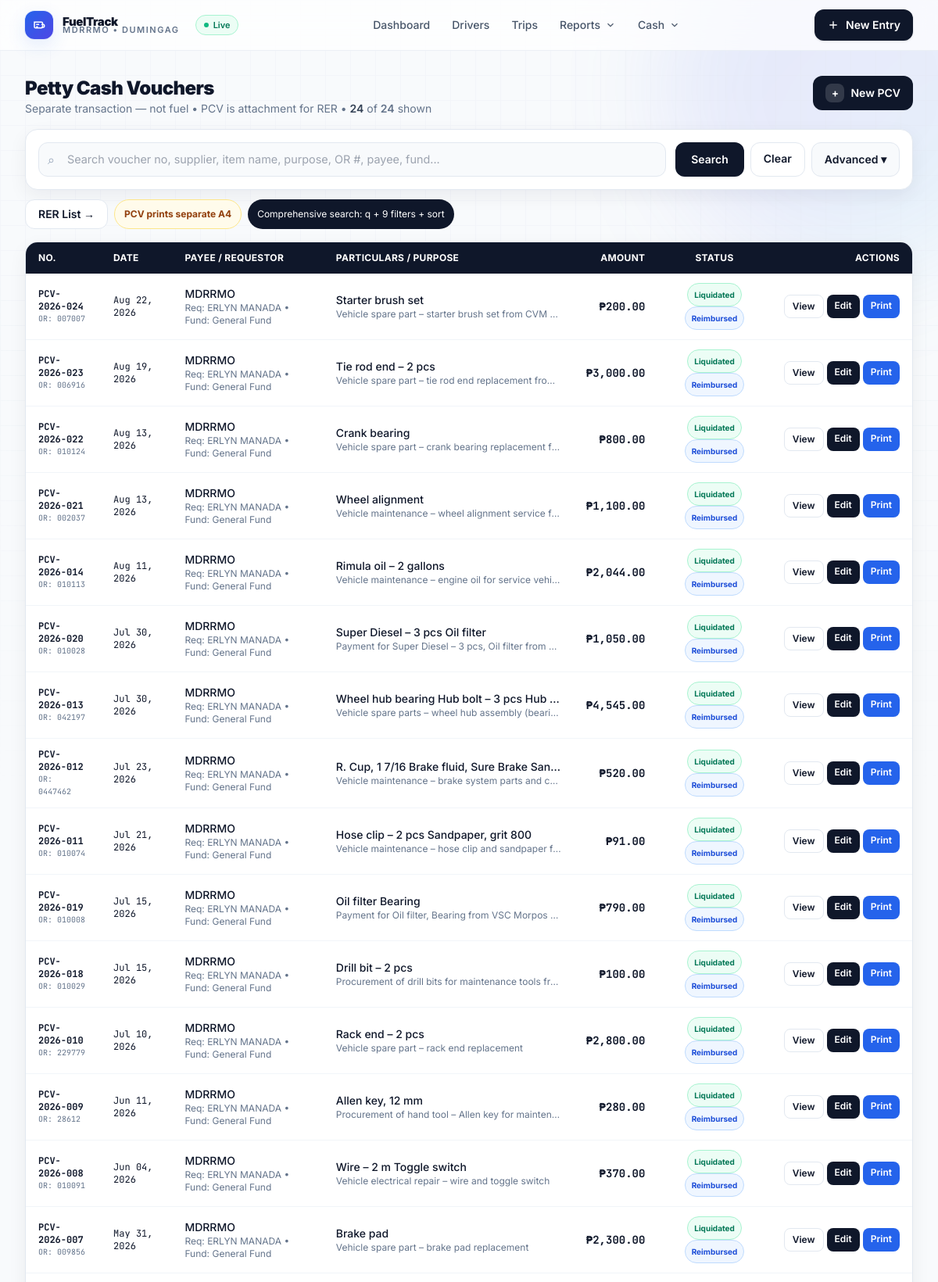
The app's page /pcv/ (upper part) with its own data.
### fuel/models.py (models this page shows, shortened)
class PettyCashVoucher(models.Model):
    voucher_no = models.CharField(max_length=50, blank=True, help_text="PCV No.")
    voucher_date = models.DateField(default=date.today)
    fund = models.CharField(max_length=100, blank=True, default="")
    fpp = models.CharField(max_length=100, blank=True, verbose_name="FPP")
    payee_office = models.CharField(max_length=150, default="MDRRMO")
    address = models.CharField(max_length=255, default="Dumingag, Zamboanga del Sur")
    particulars = models.TextField(blank=True, help_text="Particulars (one per line or free text)")
    amount = models.DecimalField(max_digits=12, decimal_places=2, default=0)
    purpose = models.TextField(blank=True)
    requested_by_name = models.CharField(max_length=150, blank=True)
    approved_by_name = models.CharField(max_length=150, default="JHUNAX L. CARDOZA")
    paid_by_name = models.CharField(max_length=150, default="JHUNAX L. CARDOZA")
    cash_received_by_name = models.CharField(max_length=150, blank=True)
    total_amount_granted = models.DecimalField(max_digits=12, decimal_places=2, null=True, blank=True)
    total_amount_paid_per_or = models.DecimalField(max_digits=12, decimal_places=2, null=True, blank=True)
    or_invoice_no = models.CharField(max_length=100, blank=True)
    amount_refunded = models.DecimalField(max_digits=12, decimal_places=2, null=True, blank=True)
    received_refund = models.BooleanField(default=False)
    reimbursement_paid = models.BooleanField(default=False)
    liquidation_submitted = models.BooleanField(default=False)
    reimbursement_received_by = models.CharField(max_length=150, blank=True)
    created_at = models.DateTimeField(auto_now_add=True)
    updated_at = models.DateTimeField(auto_now=True)
    class Meta:
        ordering = ['-voucher_date', '-id']
        verbose_name = "Petty Cash Voucher"
        verbose_name_plural = "Petty Cash Vouchers"

### fuel/views.py (the view, shortened to what this page needs)
# urls.py: path('pcv/', views.PettyCashVoucherListView.as_view(), name='pcv_list'),
class PettyCashVoucherListView(ListView):
    model = PettyCashVoucher
    template_name = 'fuel/pcv_list.html'
    context_object_name = 'vouchers'
    paginate_by = 20
    def get_queryset(self):
        qs = PettyCashVoucher.objects.all()
        q = self.request.GET.get('q', '').strip()
        voucher_no = self.request.GET.get('voucher_no', '').strip()
        date_from = self.request.GET.get('date_from', '').strip()
        date_to = self.request.GET.get('date_to', '').strip()
        amount_min = self.request.GET.get('amount_min', '').strip()
        amount_max = self.request.GET.get('amount_max', '').strip()
        supplier = self.request.GET.get('supplier', '').strip()
        or_no = self.request.GET.get('or_no', '').strip()
        fund = self.request.GET.get('fund', '').strip()
        status = self.request.GET.get('status', '').strip()
        sort = self.request.GET.get('sort', '').strip()
        if voucher_no:
            qs = qs.filter(voucher_no__icontains=voucher_no)
        if or_no:
            qs = qs.filter(or_invoice_no__icontains=or_no)
        if fund:
            qs = qs.filter(fund__icontains=fund)
        if date_from:
            try:
                qs = qs.filter(voucher_date__gte=date_from)
            except Exception:
                pass
        if date_to:
            try:
                qs = qs.filter(voucher_date__lte=date_to)
            except Exception:
                pass
        if amount_min:
            try:
                qs = qs.filter(amount__gte=Decimal(amount_min.replace(',', '').replace('₱','')))
            except Exception:
                pass
        if amount_max:
            try:
                qs = qs.filter(amount__lte=Decimal(amount_max.replace(',', '').replace('₱','')))
            except Exception:
                pass
        if status == 'liquidated':
            qs = qs.filter(liquidation_submitted=True)
        elif status == 'reimbursed':
            qs = qs.filter(reimbursement_paid=True)
        elif status == 'pending':
            qs = qs.filter(liquidation_submitted=False, reimbursement_paid=False)
        elif status == 'refunded':
            qs = qs.filter(received_refund=True)
        if sort == 'amount_asc':
            qs = qs.order_by('amount', '-voucher_date', '-id')
        elif sort == 'amount_desc':
            qs = qs.order_by('-amount', '-voucher_date', '-id')
        elif sort == 'date_asc':
            qs = qs.order_by('voucher_date', 'id')
        elif sort == 'no_asc':
            qs = qs.order_by('voucher_no')
        elif sort == 'no_desc':
            qs = qs.order_by('-voucher_no')
        else:
            qs = qs.order_by('-voucher_date', '-id')
        return qs
    def get_context_data(self, **kwargs):
        ctx = super().get_context_data(**kwargs)
        ctx['funds'] = PettyCashVoucher.objects.exclude(fund='').values_list('fund', flat=True).distinct().order_by('fund')
        params = self.request.GET.copy()
        params.pop('page', None)
        ctx['query_string'] = params.urlencode()
        ctx['total_count'] = PettyCashVoucher.objects.count()
        try:
            ctx['filtered_count'] = self.get_queryset().count()
        except Exception:
            ctx['filtered_count'] = ctx['total_count']
        return ctx

### templates/fuel/pcv_list.html (shortened to what this page needs)
{% extends "base.html" %}
{% load humanize %}
{% block content %}
<div class="flex flex-wrap items-start justify-between gap-4">
    <div>
        <h1 class="text-2xl font-black tracking-tight">Petty Cash Vouchers</h1>
        <p class="text-sm text-slate-500">Separate transaction — not fuel • PCV is attachment for RER • <span class="font-semibold text-slate-700">{{ filtered_count }}</span> of <span class="font-semibold">{{ total_count }}</span> shown</p>
    </div>
    <a href="{% url 'pcv_new' %}" class="inline-flex items-center gap-2 rounded-xl bg-slate-900 px-4 py-2.5 text-sm font-semibold text-white hover:bg-black">
        <span class="h-6 w-6 rounded-lg bg-white/15 grid place-items-center">+</span> New PCV
    </a>
</div>
<form method="get" class="mt-4 rounded-2xl border border-slate-200 bg-white p-4 shadow-soft space-y-3">
    <div class="flex flex-col lg:flex-row gap-3">
        <div class="flex-1 relative">
            <span class="absolute left-3 top-1/2 -translate-y-1/2 text-slate-400">⌕</span>
            <input type="text" name="q" value="{{ request.GET.q }}" placeholder="Search voucher no, supplier, item name, purpose, OR #, payee, fund..." class="pcv-search-input pl-9 !py-2.5" />
        </div>
        <div class="flex gap-2 shrink-0">
            <button type="submit" class="rounded-xl bg-slate-900 px-5 py-2.5 text-sm font-semibold text-white hover:bg-black">Search</button>
            <a href="{% url 'pcv_list' %}" class="rounded-xl border border-slate-200 bg-white px-4 py-2.5 text-sm font-semibold hover:bg-slate-50">Clear</a>
            <button type="button" onclick="document.getElementById('pcv-adv').classList.toggle('hidden')" class="rounded-xl border border-slate-200 bg-slate-50 px-4 py-2.5 text-sm font-semibold hover:bg-white">Advanced ▾</button>
        </div>
    </div>
</form>
<div class="mt-3 flex flex-wrap gap-2 text-xs">
    <a href="{% url 'rer_list' %}" class="rounded-xl border border-slate-200 bg-white px-4 py-2 text-sm font-semibold hover:bg-slate-50">RER List →</a>
    <span class="inline-flex items-center gap-1 rounded-full bg-amber-50 border border-amber-200 px-3 py-1 text-xs font-bold text-amber-800">PCV prints separate A4</span>
    <span class="inline-flex items-center gap-1 rounded-full bg-slate-900 text-white px-3 py-1 text-xs">Comprehensive search: q + 9 filters + sort</span>
</div>
{% if vouchers %}
<div class="mt-4 overflow-hidden rounded-2xl border border-slate-200 bg-white shadow-soft">
    <div class="overflow-x-auto">
        <table class="w-full text-sm">
            <thead class="bg-slate-900 text-white text-xs uppercase tracking-wide">
                <tr>
                    <th class="px-4 py-3 text-left">No.</th>
                    <th class="px-4 py-3 text-left">Date</th>
                    <th class="px-4 py-3 text-left">Payee / Requestor</th>
                    <th class="px-4 py-3 text-left">Particulars / Purpose</th>
                    <th class="px-4 py-3 text-right">Amount</th>
                    <th class="px-4 py-3 text-center">Status</th>
                    <th class="px-4 py-3 text-right">Actions</th>
                </tr>
            </thead>
            <tbody class="divide-y divide-slate-100">
                {% for v in vouchers %}
                <tr class="hover:bg-slate-50">
                    <td class="px-4 py-3 font-mono text-xs font-bold">{{ v.voucher_no|default:"—" }}<div class="text-[10px] font-normal text-slate-500">OR: {{ v.or_invoice_no|default:"—" }}</div></td>
                    <td class="px-4 py-3 font-mono text-xs">{{ v.voucher_date|date:"M d, Y" }}</td>
                    <td class="px-4 py-3">
                        <div class="font-medium text-slate-900">{{ v.payee_office }}</div>
                        <div class="text-xs text-slate-500">Req: {{ v.requested_by_name|default:"—" }} • Fund: {{ v.fund|default:"—" }}</div>
                    </td>
                    <td class="px-4 py-3 max-w-[320px]">
                        <div class="truncate font-medium text-slate-900" title="{{ v.particulars }}">{{ v.particulars|default:"—"|truncatechars:80 }}</div>
                        <div class="truncate text-xs text-slate-500" title="{{ v.purpose }}">{{ v.purpose|default:""|truncatechars:90 }}</div>
                    </td>
                    <td class="px-4 py-3 text-right font-mono font-bold whitespace-nowrap">₱{{ v.amount|floatformat:2|intcomma }}</td>
                    <td class="px-4 py-3 text-center">
                        {% if v.liquidation_submitted %}<span class="inline-flex rounded-full bg-emerald-50 border border-emerald-200 px-2 py-1 text-[10px] font-bold text-emerald-700">Liquidated</span>{% endif %}
                        {% if v.reimbursement_paid %}<span class="inline-flex rounded-full bg-blue-50 border border-blue-200 px-2 py-1 text-[10px] font-bold text-blue-700">Reimbursed</span>{% endif %}
                    </td>
                    <td class="px-4 py-3">
                        <div class="flex justify-end gap-1">
                            <a href="{% url 'pcv_detail' v.pk %}" class="rounded-lg border border-slate-200 bg-white px-2.5 py-1.5 text-xs font-semibold hover:bg-slate-50">View</a>
                            <a href="{% url 'pcv_edit' v.pk %}" class="rounded-lg bg-slate-900 px-2.5 py-1.5 text-xs font-semibold text-white hover:bg-black">Edit</a>
                            <a href="{% url 'pcv_print' v.pk %}" target="_blank" class="rounded-lg bg-blue-600 px-2.5 py-1.5 text-xs font-semibold text-white hover:bg-blue-700">Print</a>
                        </div>
                    </td>
                </tr>
                {% endfor %}
            </tbody>
        </table>
    </div>
</div>
{% endif %}
{% endblock %}

### templates/base.html (style rules this page uses)
* { -webkit-font-smoothing: antialiased; -moz-osx-font-smoothing: grayscale; }
body { font-family: Inter, ui-sans-serif, system-ui; }

### templates/fuel/pcv_list.html (style rules this page uses)
.pcv-search-input { border:1px solid #e2e8f0;border-radius:0.75rem;padding:0.6rem 0.9rem;font-size:0.9rem;width:100%;background:#f8fafc }

### records on screen
PettyCashVoucher: voucher_no "PCV-2026-024", or_invoice_no "007007", voucher_date "Aug 22, 2026", payee_office "MDRRMO", requested_by_name "ERLYN MANADA", fund "General Fund", particulars "Starter brush set", purpose "Vehicle spare part – starter brush set from CVM…", amount "200.00", liquidation_submitted "Liquidated", reimbursement_paid "Reimbursed"
PettyCashVoucher: voucher_no "PCV-2026-023", or_invoice_no "006916", voucher_date "Aug 19, 2026", payee_office "MDRRMO", requested_by_name "ERLYN MANADA", fund "General Fund", particulars "Tie rod end – 2 pcs", purpose "Vehicle spare part – tie rod end replacement fro…", amount "3,000.00", liquidation_submitted "Liquidated", reimbursement_paid "Reimbursed"
PettyCashVoucher: voucher_no "PCV-2026-022", or_invoice_no "010124", voucher_date "Aug 13, 2026", payee_office "MDRRMO", requested_by_name "ERLYN MANADA", fund "General Fund", particulars "Crank bearing", purpose "Vehicle spare part – crank bearing replacement f…", amount "800.00", liquidation_submitted "Liquidated", reimbursement_paid "Reimbursed"
PettyCashVoucher: voucher_no "PCV-2026-021", or_invoice_no "002037", voucher_date "Aug 13, 2026", payee_office "MDRRMO", requested_by_name "ERLYN MANADA", fund "General Fund", particulars "Wheel alignment", purpose "Vehicle maintenance – wheel alignment service f…", amount "1,100.00", liquidation_submitted "Liquidated", reimbursement_paid "Reimbursed"
PettyCashVoucher: voucher_no "PCV-2026-014", or_invoice_no "010113", voucher_date "Aug 11, 2026", payee_office "MDRRMO", requested_by_name "ERLYN MANADA", fund "General Fund", particulars "Rimula oil – 2 gallons", purpose "Vehicle maintenance – engine oil for service vehi…", amount "2,044.00", liquidation_submitted "Liquidated", reimbursement_paid "Reimbursed"
PettyCashVoucher: voucher_no "PCV-2026-020", or_invoice_no "010028", voucher_date "Jul 30, 2026", payee_office "MDRRMO", requested_by_name "ERLYN MANADA", fund "General Fund", particulars "Super Diesel – 3 pcs Oil filter", purpose "Payment for Super Diesel – 3 pcs, Oil filter from…", amount "1,050.00", liquidation_submitted "Liquidated", reimbursement_paid "Reimbursed"
PettyCashVoucher: voucher_no "PCV-2026-013", or_invoice_no "042197", voucher_date "Jul 30, 2026", payee_office "MDRRMO", requested_by_name "ERLYN MANADA", fund "General Fund", particulars "Wheel hub bearing Hub bolt – 3 pcs Hub…", purpose "Vehicle spare parts – wheel hub assembly (beari…", amount "4,545.00", liquidation_submitted "Liquidated", reimbursement_paid "Reimbursed"
PettyCashVoucher: voucher_no "PCV-2026-012", or_invoice_no "0447462", voucher_date "Jul 23, 2026", payee_office "MDRRMO", requested_by_name "ERLYN MANADA", fund "General Fund", particulars "R. Cup, 1 7/16 Brake fluid, Sure Brake San…", purpose "Vehicle maintenance – brake system parts and c…", amount "520.00", liquidation_submitted "Liquidated", reimbursement_paid "Reimbursed"
PettyCashVoucher: voucher_no "PCV-2026-011", or_invoice_no "010074", voucher_date "Jul 21, 2026", payee_office "MDRRMO", requested_by_name "ERLYN MANADA", fund "General Fund", particulars "Hose clip – 2 pcs Sandpaper, grit 800", purpose "Vehicle maintenance – hose clip and sandpaper f…", amount "91.00", liquidation_submitted "Liquidated", reimbursement_paid "Reimbursed"
PettyCashVoucher: voucher_no "PCV-2026-019", or_invoice_no "010008", voucher_date "Jul 15, 2026", payee_office "MDRRMO", requested_by_name "ERLYN MANADA", fund "General Fund", particulars "Oil filter Bearing", purpose "Payment for Oil filter, Bearing from VSC Morpos…", amount "790.00", liquidation_submitted "Liquidated", reimbursement_paid "Reimbursed"
PettyCashVoucher: voucher_no "PCV-2026-018", or_invoice_no "010029", voucher_date "Jul 15, 2026", payee_office "MDRRMO", requested_by_name "ERLYN MANADA", fund "General Fund", particulars "Drill bit – 2 pcs", purpose "Procurement of drill bits for maintenance tools fr…", amount "100.00", liquidation_submitted "Liquidated", reimbursement_paid "Reimbursed"
PettyCashVoucher: voucher_no "PCV-2026-010", or_invoice_no "229779", voucher_date "Jul 10, 2026", payee_office "MDRRMO", requested_by_name "ERLYN MANADA", fund "General Fund", particulars "Rack end – 2 pcs", purpose "Vehicle spare part – rack end replacement", amount "2,800.00", liquidation_submitted "Liquidated", reimbursement_paid "Reimbursed"
PettyCashVoucher: voucher_no "PCV-2026-009", or_invoice_no "28612", voucher_date "Jun 11, 2026", payee_office "MDRRMO", requested_by_name "ERLYN MANADA", fund "General Fund", particulars "Allen key, 12 mm", purpose "Procurement of hand tool – Allen key for mainten…", amount "280.00", liquidation_submitted "Liquidated", reimbursement_paid "Reimbursed"
PettyCashVoucher: voucher_no "PCV-2026-008", or_invoice_no "010091", voucher_date "Jun 04, 2026", payee_office "MDRRMO", requested_by_name "ERLYN MANADA", fund "General Fund", particulars "Wire – 2 m Toggle switch", purpose "Vehicle electrical repair – wire and toggle switch", amount "370.00", liquidation_submitted "Liquidated", reimbursement_paid "Reimbursed"
PettyCashVoucher: voucher_no "PCV-2026-007", or_invoice_no "009856", voucher_date "May 31, 2026", payee_office "MDRRMO", requested_by_name "ERLYN MANADA", fund "General Fund", particulars "Brake pad", purpose "Vehicle spare part – brake pad replacement", amount "2,300.00", liquidation_submitted "Liquidated", reimbursement_paid "Reimbursed"

### other values on screen
{{ filtered_count }} "24"
{{ total_count }} "24"
